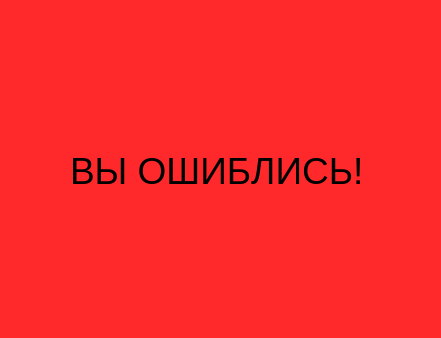
<?xml version="1.0" encoding="UTF-8"?>
<ui version="4.0">
 <class>Dialog</class>
 <widget class="QDialog" name="Dialog">
  <property name="geometry">
   <rect>
    <x>0</x>
    <y>0</y>
    <width>441</width>
    <height>338</height>
   </rect>
  </property>
  <property name="palette">
   <palette>
    <active>
     <colorrole role="Base">
      <brush brushstyle="SolidPattern">
       <color alpha="255">
        <red>255</red>
        <green>255</green>
        <blue>255</blue>
       </color>
      </brush>
     </colorrole>
     <colorrole role="Window">
      <brush brushstyle="SolidPattern">
       <color alpha="255">
        <red>255</red>
        <green>41</green>
        <blue>44</blue>
       </color>
      </brush>
     </colorrole>
    </active>
    <inactive>
     <colorrole role="Base">
      <brush brushstyle="SolidPattern">
       <color alpha="255">
        <red>255</red>
        <green>255</green>
        <blue>255</blue>
       </color>
      </brush>
     </colorrole>
     <colorrole role="Window">
      <brush brushstyle="SolidPattern">
       <color alpha="255">
        <red>255</red>
        <green>41</green>
        <blue>44</blue>
       </color>
      </brush>
     </colorrole>
    </inactive>
    <disabled>
     <colorrole role="Base">
      <brush brushstyle="SolidPattern">
       <color alpha="255">
        <red>255</red>
        <green>41</green>
        <blue>44</blue>
       </color>
      </brush>
     </colorrole>
     <colorrole role="Window">
      <brush brushstyle="SolidPattern">
       <color alpha="255">
        <red>255</red>
        <green>41</green>
        <blue>44</blue>
       </color>
      </brush>
     </colorrole>
    </disabled>
   </palette>
  </property>
  <property name="windowTitle">
   <string>Dialog</string>
  </property>
  <widget class="QLabel" name="label">
   <property name="geometry">
    <rect>
     <x>70</x>
     <y>80</y>
     <width>331</width>
     <height>181</height>
    </rect>
   </property>
   <property name="font">
    <font>
     <pointsize>28</pointsize>
    </font>
   </property>
   <property name="text">
    <string>ВЫ ОШИБЛИСЬ!</string>
   </property>
  </widget>
 </widget>
 <resources/>
 <connections/>
</ui>
